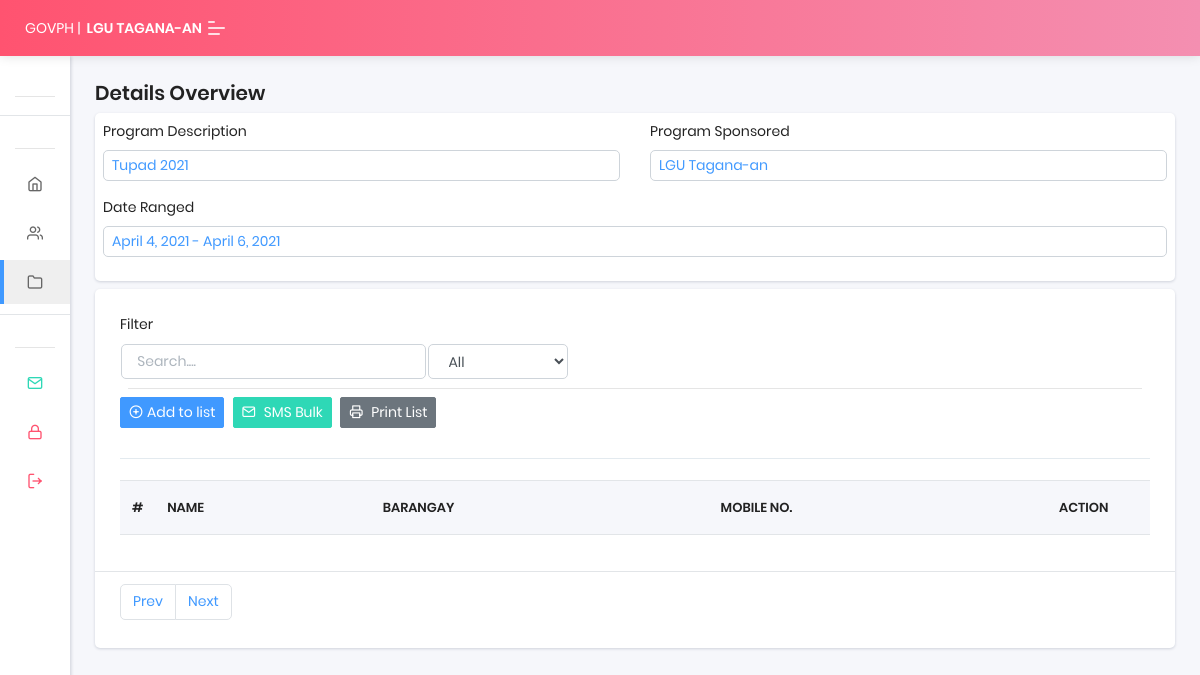
Screenshot of /programs/details/1 with the database file from the repository.
### app_dole/models.py (models this page shows)
class Programs(models.Model):
    description             = models.CharField(max_length = 200)
    sponsored_by            = models.CharField(max_length = 200,blank=True)
    date_from               = models.DateField(default=timezone.now)
    date_to                 = models.DateField(default=timezone.now)
    date_updated            = models.DateTimeField(auto_now = True)
    date_created            = models.DateTimeField(auto_now_add = True)

### app_dole/page_programs/views.py (the view)
# urls.py: path('details/<int:pk>', Programs_Details_Page.as_view(), name = 'programs_details'),
class Programs_Details_Page(DetailView):
    model = Programs
    template_name = 'admin_page/pages/programs_details.html'
    def get_context_data(self, **kwargs):
        context = super().get_context_data(**kwargs)
        context['barangay'] = Barangay.objects.all()
        context['title'] = "Details Overview"
        return context

### app_dole/templates/admin_page/pages/programs_details.html (shortened to what this page needs)
{% extends 'admin_page/base.html' %}
{% load static %}
{% block 'programs_active' %}active{% endblock %}
{% block 'content' %}
<div class="col-md-12">
  <div class="card p-0 mb-2">
    <div class="card-header m-0 p-2">
      <div class="row">
        <div class="col-md-6">
          <div class="form-group">
            <label for="">Program Description</label>
            <label class="form-control form-control-sm text-primary">{{object.description}}</label>
          </div>
        </div>
        <div class="col-md-6">
          <div class="form-group">
            <label for="">Program Sponsored</label>
            <label class="form-control form-control-sm text-primary">{{object.sponsored_by}}</label>
          </div>
        </div>
      </div>
      <div class="row">
        <div class="col-md-12">
          <div class="form-group">
            <label for="">Date Ranged</label>
            <label class="form-control form-control-sm text-primary">{{object.date_from}} - {{object.date_to}}</label>
          </div>
        </div>
      </div>
    </div>
  </div>
  <div class="card p-0">
    <div class="card-header btn-page m-0">
      <form action="{% url 'programs_details_print' object.id %}" target="_blank" method="get">
      <div class="row">
        <div class="col-md-12">
          <label>Filter</label>
          <table>
            <tr>
              <td>
                <input type="search" class="form-control float-right" placeholder="Search...." name="search" id="search">
              </td>
              <td>
                <select class="form-control" name="barangay" id="barangay">
                  <option value="0">All</option>
                </select>
              </td>
            </tr>
          </table>
          <hr class="m-2">
        </div>
        <div class="col-md-12">
            <button data-url="{% url 'programs_details_form_api' %}" type="button" class="btn btn-primary btn-sm form-show" name="button"><i class="feather icon-plus-circle mr-1"></i>Add to list</button>
            <button data-url="{% url 'programs_details_sms_bluster_form_api' %}" type="button" class="btn btn-success btn-sm form-show" name="button"><i class="feather icon-mail mr-2"></i>SMS Bulk</button>
            <button type="submit" class="btn btn-secondary btn-sm" name="button"><i class="feather icon-printer mr-2"></i>Print List</button>
        </div>
      </div>
      </form>
    </div>
    <div class="card-body">
      <div class="col-md-12 text-center border-top">
      </div>
      <div class="table-responsive">
        <table class="table border-bottom table-hover">
          <thead>
            <tr>
              <th width="1%">#</th>
              <th>Name</th>
              <th>Barangay</th>
              <th>Mobile No.</th>
              <th width="10%">Action</th>
            </tr>
          </thead>
        </table>
      </div>
    </div>
    <div class="card-footer text-center">
      <ul class="pagination">
        <li class="page-item" id="page_prev"><button class="page-link" id="button_prev" href="#!">Prev</button></li>
        <li class="page-item" id="page_next"><button class="page-link" id="button_next" href="#!">Next</button></li>
      </ul>
    </div>
  </div>
</div>
{% endblock %}

### rows the page displays
Programs: description "Tupad 2021", sponsored_by "LGU Tagana-an", date_from "April 4, 2021", date_to "April 6, 2021"

### other values shown
{{ title }} "Details Overview"
